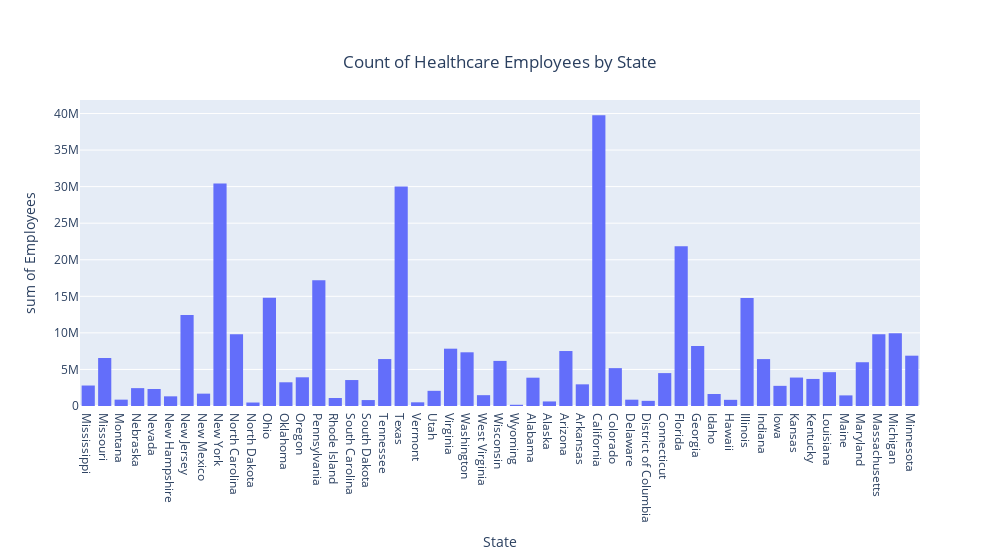

Write notebook code for a chart like this one.
### Code cell
comp_summary_health_df['EMP'] = comp_summary_health_df['EMP'].astype(int)

fig = px.histogram(comp_summary_health_df, x='NAME', y='EMP', title='Count of Healthcare Employees by State', labels={'NAME':'State', 'EMP':'Employees'}, color_discrete_map={'Male': 'blue','Female': 'red'})
fig.update_layout(
    title={        
        'y':0.9,
        'x':0.5,
        'xanchor': 'center',
        'yanchor': 'top'},
    width = 1000)
fig.show()

### Figure 1 — Plotly figure (JSON) as saved in the notebook; plotly's stock layout.template omitted (floating-point values rounded to 4 significant figures; data arrays with more than 128 entries replaced by an {"elided": "..."} marker saying what was removed)
{"data": [{"alignmentgroup": "True", "bingroup": "x", "histfunc": "sum", "hovertemplate": "State=%{x}<br>sum of Employees=%{y}<extra></extra>", "legendgroup": "", "marker": {"color": "#636efa", "pattern": {"shape": ""}}, "name": "", "offsetgroup": "", "orientation": "v", "showlegend": false, "type": "histogram", "x": {"elided": "25374 str values"}, "xaxis": "x", "y": {"elided": "25374 int values"}, "yaxis": "y"}], "layout": {"barmode": "relative", "legend": {"tracegroupgap": 0}, "title": {"text": "Count of Healthcare Employees by State", "x": 0.5, "xanchor": "center", "y": 0.9, "yanchor": "top"}, "width": 1000, "xaxis": {"anchor": "y", "domain": [0, 1], "title": {"text": "State"}}, "yaxis": {"anchor": "x", "domain": [0, 1], "title": {"text": "sum of Employees"}}}}
